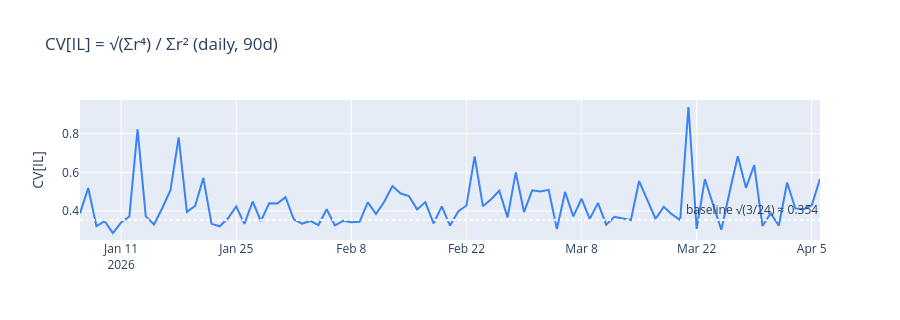

The notebook cell this image was saved under:
### Markdown cell above
## §5 — Plot: CV[IL] (90d)

### Code cell
fig = go.Figure()
fig.add_trace(go.Scatter(x=days, y=gsr["cv_IL"].to_list(), name="CV[IL]", line=dict(color="#3b82f6", width=2)))
fig.add_hline(y=0.354, line_dash="dot", line_color="white",
              annotation_text="baseline √(3/24) ≈ 0.354")
fig.update_layout(height=320, title_text="CV[IL] = √(Σr⁴) / Σr² (daily, 90d)", yaxis_title="CV[IL]")
fig.show()
